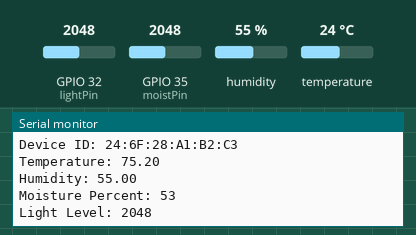
Recording of a sketch running on a simulated ESP32. Shown: the last lines printed to the serial monitor. The inputs (shaded band) are chosen by the test bench; at power-on: humidity 55 %, GPIO 32 (lightPin) = 2048, GPIO 35 (moistPin) = 2048, temperature 24 °C. WiFi joins after 1.5 s; servers stay silent unless stated.

Above: at 3.2 s.
3.3 s: humidity set to 22 %
11.2 s: GPIO 32 (lightPin) set to 2866
At 12.93 s:
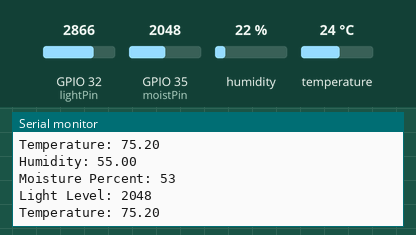
19.1 s: GPIO 35 (moistPin) set to 2866
At 23.7 s:
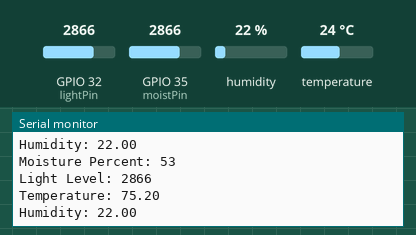
27.0 s: temperature set to 12 °C
At 34.48 s:
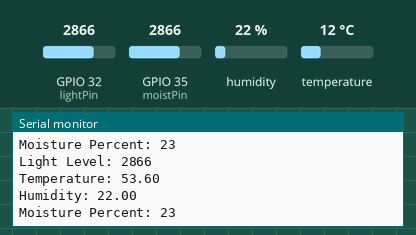
34.9 s: GPIO 32 (lightPin) set to 3540
At 35.9 s:
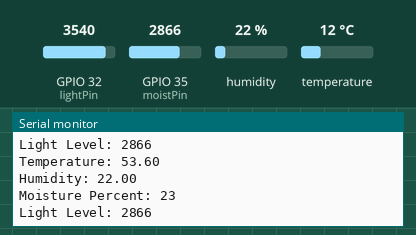
42.8 s: GPIO 35 (moistPin) set to 3540
At 46.3 s:
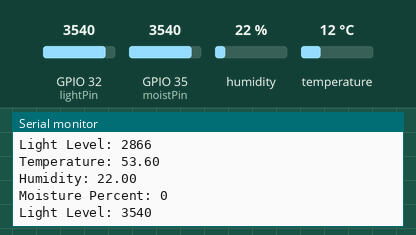
Timing chart, 0 to 47.8 s (numbered marks = the images above; inputs shaded):
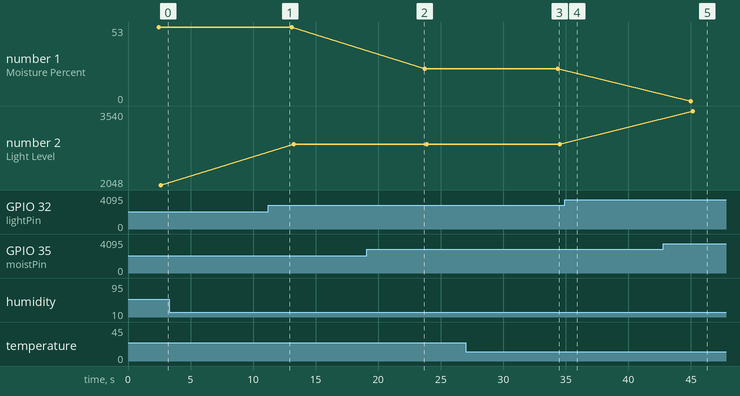

Measured:
- after the input at 27.0 s, the serial monitor: prints a new line after 7.0 s (image 3)
- after the input at 42.8 s, the serial monitor: prints a new line after 2.2 s (image 5)
- plotted number 1: 53 → 23 after the input at 19.1 s, 23 → 0 after the input at 42.8 s
- plotted number 2: 2048 → 2866 after the input at 11.2 s

The sketch:

plant.ino
```cpp
#include <WiFi.h>
#include <FirebaseESP32.h>
#include "DHT.h"
#include "secrets.h"
#define DHTTYPE DHT11

//pins
const int lightPin = 32;
const int tempPin = 33;
const int moistPin = 35;

//variables
int lightVal;
DHT dht(tempPin, DHTTYPE);
const int maxDry = 3500;  // max value for soil dryness.
const int maxWet = 800;   // max value for soil wetness.
FirebaseData data;
FirebaseConfig config;
FirebaseAuth auth;
String id;

void setup() {
  Serial.begin(115200);
  //starts dht.
  dht.begin();
  //starts wifi
  WiFi.begin(WIFI_SSID, WIFI_PASSWORD);
  Serial.print("Connecting to Wi-Fi");
  //begins loop to wait for wifi to connect.
  while (WiFi.status() != WL_CONNECTED) {
    Serial.print(".");
    delay(2000);
  }
  Serial.println("\nConnected to Wi-Fi");

  //firebase configuration
  config.host = FIREBASE_HOST;
  config.api_key = FIREBASE_AUTH;
  //fire base authenitcation
  auth.user.email = EMAIL;
  auth.user.password = EMAIL_PASSWORD;

  Firebase.begin(&config, &auth);
  Firebase.reconnectWiFi(true);

  //sends device id over to firebase.
  id = WiFi.macAddress();
  Serial.println("Device ID: " + id);
}

void loop() {
  //prevents output if firebase is not ready.
  if (!Firebase.ready()) return;
  //checks temperature and humidity.
  checkTemp();

  //checks moisture
  checkMoisture();

  //reads light value from photoresistor as analog.
  lightVal = analogRead(lightPin);

  String lightPath = "/devices/" + id + "/history/lightVal";
  if (Firebase.pushFloat(data, lightPath, lightVal)) {
    Serial.println("Light Level: " + String(lightVal));
  }
  else {
    Serial.println("Light failed: " + data.errorReason());
  }
  //waits 30 seconds until the next send.
  delay(10000);
}


//checks temperature and humidity and outputs it.
void checkTemp() {
  //reads the humidity.
  float hum = dht.readHumidity();
  //reads temperature in fahrenheit
  float temp = dht.readTemperature(true);

  //checks for errors in read. exit before more errors incur and loop again.
  if (isnan(hum) || isnan(temp)) {
    return;
  }

  //outputs for both temp and humidity to firebase.
  String tempPath = "/devices/" + id + "/history/temperature";
  if (Firebase.pushFloat(data, tempPath, temp)) {
    Serial.println("Temperature: " + String(temp));
  }
  else {
    Serial.println("Temperature failed: " + data.errorReason());
  }

  String humPath = "/devices/" + id + "/history/humidity";
  if (Firebase.pushFloat(data, humPath, hum)) {
    Serial.println("Humidity: " + String(hum));
  }
  else {
    Serial.println("Humidity failed: " + data.errorReason());
  }
}

//checks moisture and outputs it to firebase.
void checkMoisture() {
  //checks moisture level.
  int moist = analogRead(moistPin);

  int moistPercent = map(moist, maxDry, maxWet, 0, 100);
  moistPercent = constrain(moistPercent, 0, 100);

  String moistPath = "/devices/" + id + "/history/moisture";
  if (Firebase.pushFloat(data, moistPath, moistPercent)) {
    Serial.println("Moisture Percent: " + String(moistPercent));
  }
  else {
    Serial.println("Moisture failed: " + data.errorReason());
  }
}
```

secrets.h
```cpp
#define WIFI_SSID "INSERT"
#define WIFI_PASSWORD "INSERT"
#define FIREBASE_HOST "INSERT"
#define FIREBASE_AUTH "INSERT"
#define EMAIL "INSERT"
#define EMAIL_PASSWORD "INSERT"
```
